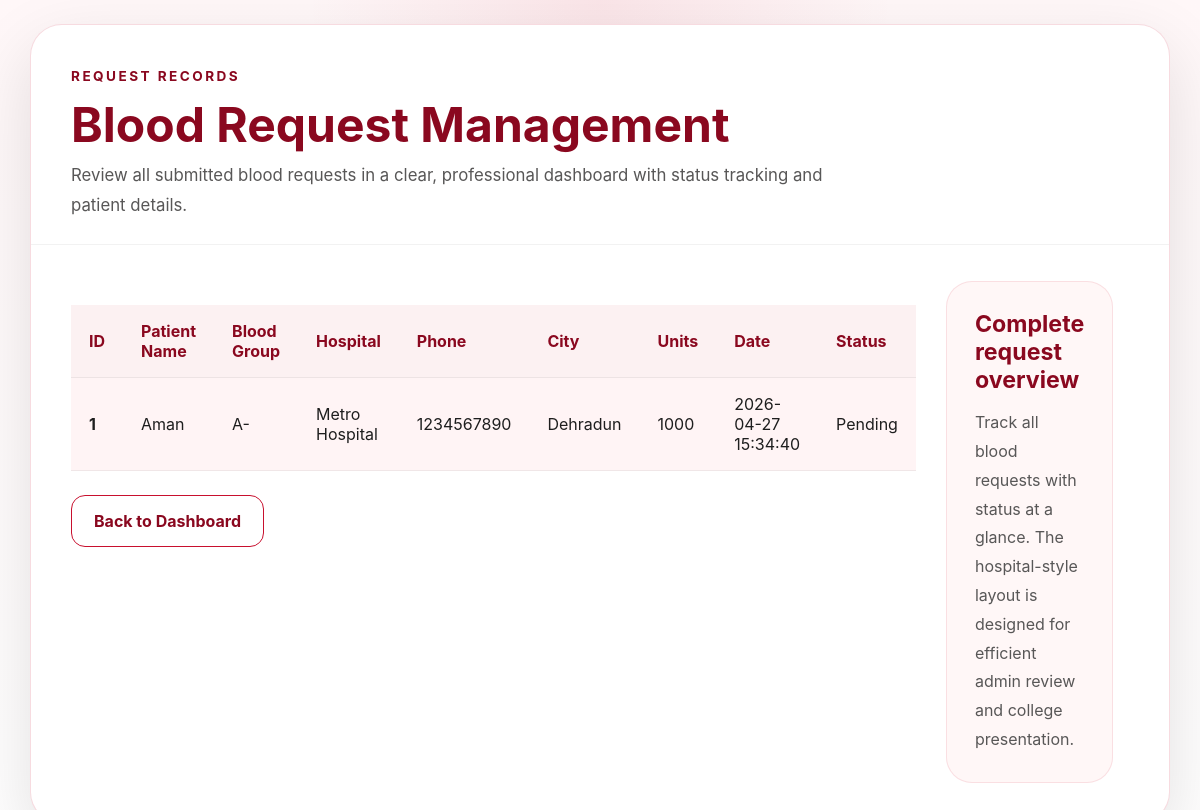
Page /view_requests (signed in) on the committed database.
### tables this page shows
CREATE TABLE blood_requests (
            id INTEGER PRIMARY KEY AUTOINCREMENT,
            name TEXT NOT NULL,
            blood_group TEXT NOT NULL,
            units INTEGER NOT NULL,
            phone TEXT,
            email TEXT,
            hospital TEXT,
            city TEXT,
            status TEXT,
            request_date TEXT
        );

### app.py (the view)
    def wrapper(*args, **kwargs):
        if not session.get("admin_logged_in"):
            flash("Please log in as admin to continue.", "warning")
            return redirect(url_for("admin_login"))
        return view(*args, **kwargs)

### app.py (called while the page is built)
def get_db_connection():
    connection = sqlite3.connect(DATABASE)
    connection.row_factory = sqlite3.Row
    return connection

def admin_required(view):
    def wrapper(*args, **kwargs):
        if not session.get("admin_logged_in"):
            flash("Please log in as admin to continue.", "warning")
            return redirect(url_for("admin_login"))
        return view(*args, **kwargs)
    wrapper.__name__ = view.__name__
    return wrapper

@app.route("/view_requests")
@admin_required
def view_requests():
    conn = get_db_connection()
    requests_data = conn.execute(
        "SELECT id, name, blood_group, hospital, phone, city, units, request_date, status FROM blood_requests ORDER BY request_date DESC"
    ).fetchall()
    conn.close()
    return render_template("view_requests.html", requests=requests_data)

### templates/view_requests.html (shortened to what this page needs)
<!DOCTYPE html>
<html lang="en">
<head>
  <link rel="stylesheet" href="{{ url_for('static', filename='css/style.css') }}" />
</head>
<body>
  <main class="app-shell">
    <section class="page-card">
      <div class="page-header">
        <span class="eyebrow">Request Records</span>
        <h1>Blood Request Management</h1>
        <p class="lead">Review all submitted blood requests in a clear, professional dashboard with status tracking and patient details.</p>
      </div>
      <div class="hero-panel">
        <div>
          <div class="table-responsive">
            <table class="result-table">
              <thead>
                <tr>
                  <th>ID</th>
                  <th>Patient Name</th>
                  <th>Blood Group</th>
                  <th>Hospital</th>
                  <th>Phone</th>
                  <th>City</th>
                  <th>Units</th>
                  <th>Date</th>
                  <th>Status</th>
                </tr>
              </thead>
              <tbody>
                {% if requests %}
                  {% for req in requests %}
                  <tr>
                    <td><strong>{{ req.id }}</strong></td>
                    <td>{{ req.name }}</td>
                    <td>{{ req.blood_group }}</td>
                    <td>{{ req.hospital }}</td>
                    <td>{{ req.phone }}</td>
                    <td>{{ req.city }}</td>
                    <td>{{ req.units }}</td>
                    <td>{{ req.request_date }}</td>
                    <td>
                      <span class="
                            {% if req.status == 'Pending' %}
                                    status-pending
                                {% elif req.status == 'Approved' %}
                                    status-approved
                                {% elif req.status == 'Rejected' %}
                                    status-rejected
                                {% else %}
                                    status-default
                                {% endif %}
                                ">
                        {{ req.status }}
                      </span>
                    </td>
                  </tr>
                  {% endfor %}
                {% else %}
                <tr>
                  <td colspan="9" style="padding: 24px 18px; text-align: center; color: var(--text-muted); font-size: 1.05rem;">
                    No blood requests found. Submit your first request to get started.
                  </td>
                </tr>
                {% endif %}
              </tbody>
            </table>
          </div>
          <div class="form-actions" style="margin-top: 24px;">
            <a href="{{ url_for('admin_dashboard') }}" class="btn btn-secondary">Back to Dashboard</a>
          </div>
        </div>
        <div class="hero-card">
          <div class="card-copy">
            <h2>Complete request overview</h2>
            <p>Track all blood requests with status at a glance. The hospital-style layout is designed for efficient admin review and college presentation.</p>
          </div>
        </div>
      </div>
    </section>
  </main>
</body>
</html>

### Static/css/style.css (style rules this page uses)
:root { --primary-red: #c8102e; --primary-red-dark: #8a081f; --background-soft: #fff3f4; --background: #ffffff; --surface-soft: #fff7f7; --surface: #ffffff; --text-dark: #1e1e1e; --text-muted: #585757; --border: rgba(200, 16, 46, 0.15); --shadow: 0 25px 70px rgba(0, 0, 0, 0.12); }
* { box-sizing: border-box; }
html { scroll-behavior: smooth; }
body { margin: 0; min-height: 100%; font-family: "Inter", "Segoe UI", Tahoma, Geneva, Verdana, sans-serif; background: radial-gradient(circle at top, rgba(200, 16, 46, 0.08), transparent 28%), linear-gradient(180deg, #fff7f8 0%, #ffffff 100%); color: var(--text-dark); }
.app-shell { width: min(1180px, 100%); margin: 0 auto; padding: 24px 20px 40px; }
.page-card { background: var(--surface); border-radius: 32px; border: 1px solid var(--border); box-shadow: var(--shadow); overflow: hidden; }
.page-header { padding: 40px 40px 24px; border-bottom: 1px solid rgba(0, 0, 0, 0.05); }
.eyebrow { display: inline-flex; align-items: center; gap: 10px; margin-bottom: 16px; font-size: 0.85rem; font-weight: 700; letter-spacing: 0.18em; text-transform: uppercase; color: var(--primary-red-dark); }
.page-header h1 { margin: 0; font-size: clamp(2.8rem, 4vw, 3.5rem); line-height: 1.03; color: var(--primary-red-dark); }
.lead { margin-top: 12px; font-size: 1rem; color: var(--text-muted); line-height: 1.75; }
.page-header p { margin: 12px 0 0; max-width: 780px; font-size: 1.05rem; line-height: 1.75; color: var(--text-muted); }
.hero-panel { display: grid; grid-template-columns: 1.2fr 0.8fr; gap: 30px; padding: 36px 40px 40px; align-items: start; }
.hero-card, .info-card, .dashboard-card { background: var(--surface-soft); border-radius: 26px; border: 1px solid rgba(200, 16, 46, 0.1); padding: 28px; }
.hero-card { min-height: 320px; display: grid; place-items: center; }
.hero-card h2 { margin: 0 0 14px; font-size: 1.45rem; color: var(--primary-red-dark); }
.hero-card p, .info-card p, .dashboard-card p, .card-copy p { margin: 0; color: var(--text-muted); line-height: 1.8; }
.btn, .button-row a, .button-row button { display: inline-flex; justify-content: center; align-items: center; min-height: 52px; padding: 0 22px; border-radius: 14px; text-decoration: none; border: 1px solid transparent; cursor: pointer; font-weight: 700; transition: transform 0.2s ease, box-shadow 0.2s ease, background-color 0.2s ease; }
.btn-secondary, .button-row a.secondary, .button-row button.secondary { background: var(--surface); color: var(--primary-red-dark); border-color: var(--primary-red); }
.form-actions { display: flex; flex-wrap: wrap; gap: 14px; margin-top: 18px; }
.table-responsive { overflow-x: auto; margin-top: 24px; }
.result-table { width: 100%; border-collapse: collapse; min-width: 620px; }
.result-table th, .result-table td { padding: 16px 18px; text-align: left; border-bottom: 1px solid rgba(0, 0, 0, 0.06); }
.result-table th { background: rgba(200, 16, 46, 0.06); color: var(--primary-red-dark); font-weight: 700; }
.result-table tbody tr:nth-child(odd) { background: #fff4f5; }

### rows in the picture
blood_requests: id "1", name "Aman", blood_group "A-", hospital "Metro Hospital", phone "1234567890", city "Dehradun", units "1000", request_date "2026-04-27 15:34:40", status "Pending"
